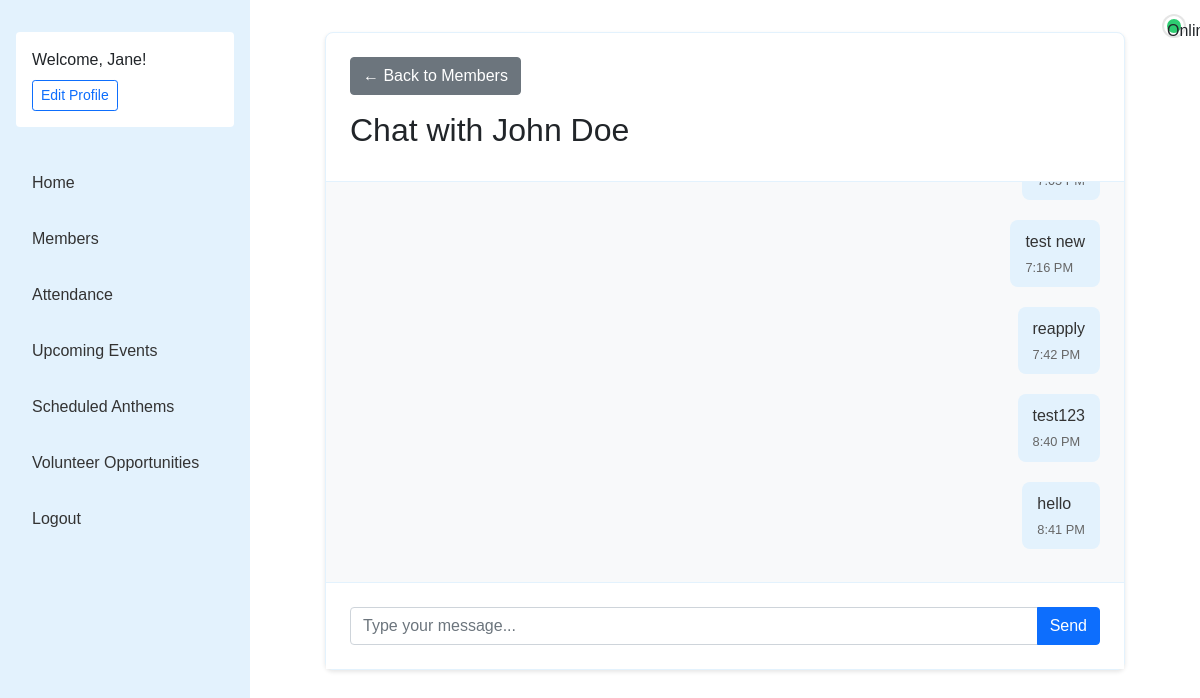
/chat/1/ (signed in), run on the app's committed database.
### RosterApplication/models.py (models this page shows, shortened)
class ChoirMember(models.Model):
    VOICE_PARTS = [
        ('S1', 'Soprano 1'),
        ('S2', 'Soprano 2'),
        ('A1', 'Alto 1'),
        ('A2', 'Alto 2'),
        ('T1', 'Tenor 1'),
        ('T2', 'Tenor 2'),
        ('B1', 'Bass 1'),
        ('B2', 'Bass 2'),
    ]
    user = models.OneToOneField(
        User,
        on_delete=models.CASCADE
    )
    voice_part = models.CharField(max_length=2, choices=VOICE_PARTS, null=True, blank=True)
    folder_number = models.IntegerField(
        validators=[MinValueValidator(1), MaxValueValidator(100)],
        unique=True,
        null=True,
        blank=True
    )
    phone_number = models.CharField(max_length=15, blank=True, default='')
    active = models.BooleanField(default=True)
    join_date = models.DateField(auto_now_add=True)
    profile_picture = models.ImageField(upload_to='profile_pics/', null=True, blank=True)
    is_online = models.BooleanField(default=False)
    last_seen = models.DateTimeField(auto_now=True)
    class Meta:
        db_table = 'RosterApplication_choirmember'
    def update_online_status(self, status):
        self.is_online = status
        self.save(update_fields=['is_online', 'last_seen'])

class ChatMessage(models.Model):
    sender = models.ForeignKey(ChoirMember, on_delete=models.CASCADE, related_name='sent_messages')
    receiver = models.ForeignKey(ChoirMember, on_delete=models.CASCADE, related_name='received_messages')
    message = models.TextField()
    timestamp = models.DateTimeField(default=timezone.now)
    is_read = models.BooleanField(default=False)
    class Meta:
        ordering = ['timestamp']

### RosterApplication/views.py (the view)
# urls.py: path('chat/<int:member_id>/', views.chat_view, name='chat'),
@login_required
def chat_view(request, member_id):
    other_member = get_object_or_404(ChoirMember, id=member_id)
    current_member = request.user.choirmember
    ChatMessage.objects.filter(
        sender=other_member,
        receiver=current_member,
        is_read=False
    ).update(is_read=True)
    messages = ChatMessage.objects.filter(
        (models.Q(sender=current_member, receiver=other_member) |
         models.Q(sender=other_member, receiver=current_member))
    ).order_by('timestamp')
    return render(request, 'roster/chat.html', {
        'other_member': other_member,
        'messages': messages,
    })

### RosterApplication/templates/roster/chat.html (shortened to what this page needs)
{% extends 'base.html' %}
{% load static %}
{% block content %}
<div class="chat-container">
    <div class="chat-header">
        <a href="{% url 'roster:members' %}" class="btn btn-secondary mb-3">← Back to Members</a>
        <h2>Chat with {{ other_member.user.get_full_name }}</h2>
        <div class="online-status {% if other_member.is_online %}online{% endif %}">
            {% if other_member.is_online %}Online{% else %}Offline{% endif %}
        </div>
    </div>
    <div class="messages" id="chat-messages">
        {% for message in messages %}
            <div class="message {% if message.sender == request.user.choirmember %}sent{% else %}received{% endif %}">
                <div class="message-content">{{ message.message }}</div>
                <div class="message-time">{{ message.timestamp|date:"g:i A" }}</div>
            </div>
        {% endfor %}
    </div>
    <form id="chat-form" class="chat-form">
        <div class="input-group">
            <input type="text" id="chat-input" class="form-control" placeholder="Type your message...">
            <button type="submit" class="btn btn-primary">Send</button>
        </div>
    </form>
</div>
{% endblock %}

### RosterApplication/templates/base.html (shortened to what this page needs)
<!DOCTYPE html>
<html lang="en">
<head>
    {% load static %}
    <link rel="stylesheet" href="{% static 'css/styles.css' %}">
    <link href="https://cdn.jsdelivr.net/npm/bootstrap@5.1.3/dist/css/bootstrap.min.css" rel="stylesheet">
</head>
<body>
    <div class="sidebar">
        <div class="welcome-text">
            {% if user.is_authenticated %}
                <span>Welcome, {{ user.first_name|default:user.username }}!</span>
                <a href="{% url 'roster:profile_edit' %}" class="btn btn-sm btn-outline-primary mt-2">Edit Profile</a>
            {% endif %}
        </div>
        <nav>
            <a href="{% url 'roster:home' %}" class="nav-link">Home</a>
            {% if user.is_authenticated %}
                <a href="{% url 'roster:members' %}" class="nav-link">Members</a>
                <a href="#" class="nav-link">Attendance</a>
                <a href="#" class="nav-link">Upcoming Events</a>
                <a href="#" class="nav-link">Scheduled Anthems</a>
                <a href="#" class="nav-link">Volunteer Opportunities</a>
                <a href="{% url 'roster:logout' %}" class="nav-link">Logout</a>
            {% else %}
                <a href="{% url 'login' %}" class="nav-link">Login</a>
                <a href="{% url 'roster:register' %}" class="nav-link">Register</a>
            {% endif %}
        </nav>
    </div>
    <div class="main-content">
        {% block content %}
        {% endblock %}
    </div>
</body>
</html>

### RosterApplication/static/css/styles.css (style rules this page uses)
.online-status { position: absolute; top: 1rem; right: 1rem; width: 20px; height: 20px; border-radius: 50%; background: #ccc; border: 3px solid white; box-shadow: 0 0 0 2px rgba(0,0,0,0.1); z-index: 10; }
.online-status.online { background: #2ecc71; }

### RosterApplication/templates/roster/chat.html (style rules this page uses)
.chat-container { max-width: 800px; margin: 0 auto; background: white; border-radius: 8px; box-shadow: 0 2px 4px rgba(0,0,0,0.1); border: 1px solid var(--main-blue); }
.chat-header { padding: 1.5rem; border-bottom: 1px solid var(--main-blue); }
.messages { height: 400px; overflow-y: auto; padding: 1.5rem; background: #f8f9fa; }
.message { margin: 10px 0; padding: 10px 15px; border-radius: 8px; max-width: 70%; clear: both; }
.message.sent { background: var(--main-blue); float: right; margin-left: 30%; color: var(--text-color); }
.message-time { font-size: 0.8em; color: #666; margin-top: 4px; }
.chat-form { padding: 1.5rem; background: white; border-top: 1px solid var(--main-blue); clear: both; }

### RosterApplication/templates/base.html (style rules this page uses)
:root { --main-blue: #e3f2fd; --text-color: #333; --link-hover: #007bff; }
body { font-family: 'Arial', sans-serif; }
.sidebar { background: var(--main-blue); min-height: 100vh; padding: 2rem 1rem; width: 250px; position: fixed; left: 0; top: 0; }
.nav-link { padding: 0.75rem 1rem; color: var(--text-color); display: block; margin: 0.5rem 0; border-radius: 4px; }
.main-content { margin-left: 250px; padding: 2rem; }
.welcome-text { margin-bottom: 2rem; padding: 1rem; background: white; border-radius: 4px; }

### data on the page
ChoirMember: user.get_full_name "John Doe"
ChatMessage: message "test new", timestamp "7:16 PM"
ChatMessage: message "reapply", timestamp "7:42 PM"
ChatMessage: message "test123", timestamp "8:40 PM"
ChatMessage: message "hello", timestamp "8:41 PM"

### other printed values
{{ user.first_name|default:user.username }} "Jane"
